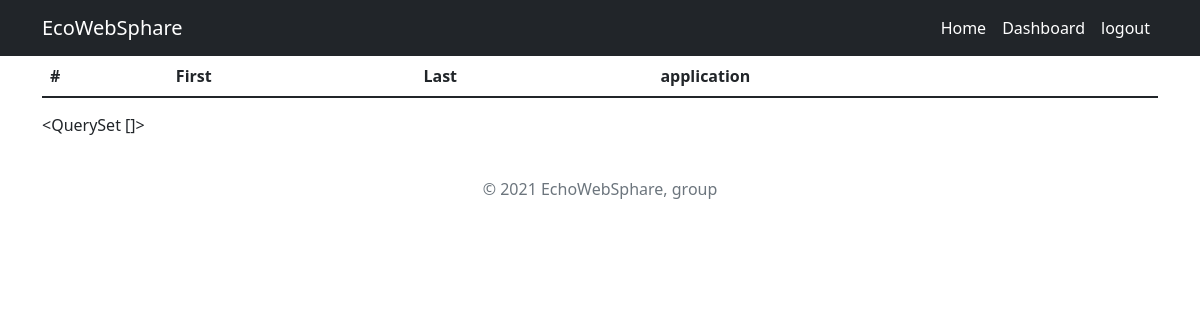
Page /dashboard/accomodation/my-accomodations/3/ (signed in) on the earlier database version.
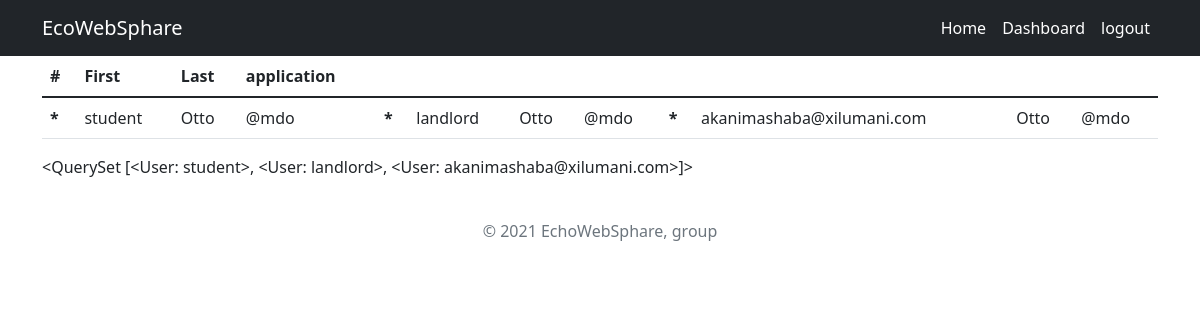
Same page on the later database version.
### accounts/models.py (models this page shows, shortened)
class User(AbstractBaseUser):
    username = models.CharField(max_length=150)
    email = models.EmailField(verbose_name='email address',max_length=255,unique=True,)
    is_admin = models.BooleanField(default=False)
    is_active = models.BooleanField(default=True)
    date_joined = models.DateTimeField(auto_now_add=True)
    objects = MyUserManager()
    USERNAME_FIELD = 'email'
    REQUIRED_FIELDS = ['username']
    def __str__(self):
        return self.username

### accomodations/views.py (the view)
# urls.py: path('dashboard/accomodation/my-accomodations/<int:pk>/', ViewReport, name='report'),
@login_required
def ViewReport(request, pk):
    accomodation = get_object_or_404(Accomodation, pk=pk)
    applied_accomodations = accomodation.applied.all()
    context = {
        'applied_accomodations':applied_accomodations,
    }
    return render(request, 'report-page.html', context)

### templates/report-page.html (shortened to what this page needs)
{% extends 'base.html' %}
{% load crispy_forms_tags %}
{% block content %}
 <table class="table">
  <thead>
    <tr>
      <th scope="col">#</th>
      <th scope="col">First</th>
      <th scope="col">Last</th>
      <th scope="col">application</th>
    </tr>
  </thead>
  <tbody>
    <tr>
    {% for obj in applied_accomodations %}
      <th scope="row">*</th>
      <td>{{obj}}</td>
      <td>Otto</td>
      <td>@mdo</td>
      {% endfor %}
    </tr>
  </tbody>
</table>
 {{ applied_accomodations }}
{% endblock %}

Differences in the rows shown:
now on this page (row edited): User: username "student", username.username "<QuerySet [<User: student>, <User: landlord>, <User: akanimashaba@xilumani.com>]>"
now on this page (row edited): User: username "landlord"
added User: username "akanimashaba@xilumani.com"
Other differences:
{{ applied_accomodations }}: "<QuerySet []>" → (not shown)
